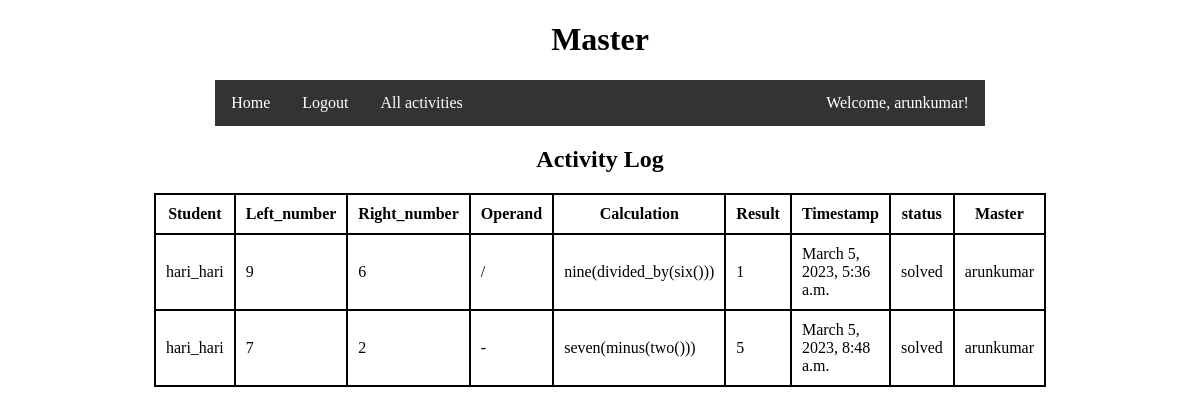
Page /master/master-solved (signed in) on the committed database.
### master/models.py (models this page shows, shortened)
class studenttasks(models.Model):
    choices = (
        ('solved','solved'),
        ('unsolved','unsolved')
    )
    student = models.ForeignKey(User, on_delete=models.CASCADE, related_name="studenttask")
    master = models.ForeignKey(User, on_delete=models.CASCADE,related_name="mastersolvedtasks",null=True)
    left_number = models.IntegerField()
    right_number = models.IntegerField()
    operator = models.CharField(max_length= 5)
    calculation = models.CharField(max_length=100)
    result = models.CharField(max_length=20)
    timestamp = models.DateTimeField(auto_now_add=True)
    status = models.CharField(max_length=50, choices=choices, default='unsolved')

### master/views.py (the view)
# urls.py: path('master-solved',master_solved.as_view(),name='solved-by-me'),
class master_solved(View):
    def get(self, request):
        if request.user.is_authenticated:
            if is_master(request):
                tasks = studenttasks.objects.filter(status="solved",master=request.user)
                context = {
                    'activities': tasks
                }
                return render(request,"master/templates/solved_by_me.html",context=context)
            return HttpResponse("master access denied")
        return redirect('login')

### master/views.py (called while the page is built)
def is_master(request):
    if request.user.groups.filter(id=1):
        return True
    return False

### master/templates/solved_by_me.html (shortened to what this page needs)
{% include 'base.html' %}
{% block content %}
  <li><a href="{% url 'master-tasks' %}">All activities</a></li>
  <li style="float:right"><a>Welcome, {{ request.user.username }}!</a></li></ul></nav>
  <table>
    <center><h2>Activity Log</h2></center>
    <thead>
      <tr>
        <th>Student</th>
        <th>Left_number</th>
        <th>Right_number</th>
        <th>Operand</th>
        <th>Calculation</th>
        <th>Result</th>
        <th>Timestamp</th>
        <th>status</th>
        <th>Master</th>
      </tr>
    </thead>
    <tbody>
      {% for activity in activities %}
        <tr>
          <td>{{ activity.student.username}}</td>
          <td>{{ activity.left_number }}</td>
          <td>{{ activity.right_number }}</td>
          <td>{{ activity.operator }}</td>
          <td>{{ activity.calculation }}</td>
          <td>{{ activity.result }}</td>
          <td>{{ activity.timestamp }}</td>
          <td>{{ activity.status }}</td>
          <td>{{ activity.master.username }}</td>
        </tr>
      {% endfor %}
    </tbody>
  </table>
{% endblock %}

### master/templates/base.html (style rules this page uses)
.navbar li { float: left; }
.navbar li a { display: block; color: white; text-align: center; padding: 14px 16px; text-decoration: none; }
table { width:65%; height:10%; margin:auto; border:2px solid black; border-collapse: collapse; }
table th, td { width:auto; height:10%; margin:auto; border:2px solid black; border-collapse: collapse; padding:10px; }

### rows in the picture
studenttasks: student.username "hari_hari", left_number "9", right_number "6", operator "/", calculation "nine(divided_by(six()))", result "1", timestamp "March 5, 2023, 5:36 a.m.", status "solved", master.username "arunkumar"
studenttasks: student.username "hari_hari", left_number "7", right_number "2", operator "-", calculation "seven(minus(two()))", result "5", timestamp "March 5, 2023, 8:48 a.m.", status "solved", master.username "arunkumar"

### other values in the picture
{{ request.user.username }} "arunkumar"
